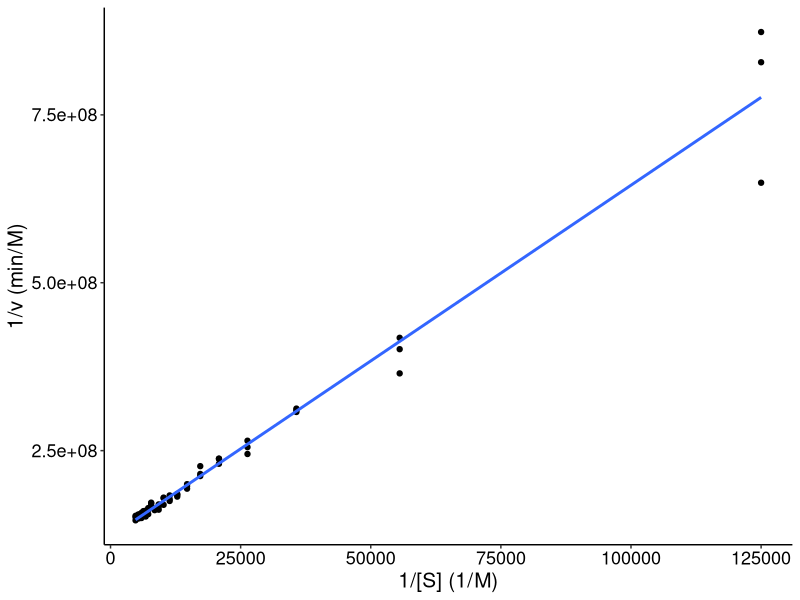

This chart was generated by the following R code:

# Linear regression analysis to enzyme kinetics ------------------------------

# Packages 
if (!"ggplot2" %in% .packages()) library(ggplot2)
if (!"dplyr" %in% .packages()) library(dplyr)

# 1 Import data -----------------------------------------------------------

kinetic_data <- read.csv("data/kinetic_data.csv")

# 2 Data transformations ---------------------------------------------------

kinetic_data <- kinetic_data %>% 
  mutate(
    S_i = 1/S,
    v_i = 1/v
    )

# 3 Fitting linear model -------------------------------------------------

model_lm <- lm(v_i ~ S_i, data = kinetic_data)

# 3.1 Model summary
model_sum <- summary(model_lm)

# 4 Results report -------------------------------------------------------

# 4.1 Obtain the model coefficients 
model_coeff <- coef(model_lm)

# 4.2 Calculate Vmax
v_max <- unname(model_coeff[1]^-1)

# 4.3 Calculate km 
km <- unname(model_coeff[2] * v_max)

# 4.4 Enzyme concentration
enz = 4.5e-8

# 4.5 Calculate kcat and kcat/km 
kcat <- v_max /enz
kcat_km <- kcat / km

# 4.6 Make a data frame with the results
kin_report <- data.frame(
  Vmax = v_max,
  Km   = km,
  Enz  = enz,
  kcat = kcat,
  kcat_Km = kcat_km 
)

# 5 Plot for transformed data and linear model -------------------------------

model_plot <- ggplot(kinetic_data, aes(S_i, v_i)) +
  geom_point() +
  geom_smooth(method = "lm", formula = y ~ x, se = FALSE) +
  xlab("1/[S] (1/M)") +
  ylab("1/v (min/M)") +
  theme_classic() +
  theme(
    axis.text.x = element_text(color = "black", size = 13),
    axis.text.y = element_text(color = "black", size = 13),
    axis.title = element_text(color = "black", size = 15)
  )

# 6 Save results --------------------------------------------------------

# 6.1 Data transformations
write.csv(kinetic_data, "data/kinetic_data_trans.csv")

# 6.2 Model summary
capture.output(file = "data/model_summary.txt", model_sum)

# 6.3 Kinetic report
write.csv(kin_report, "data/kinetic_report.csv")

# 6.4 Plot
ggsave("graphs/kinetic_plot.jpeg", model_plot)
